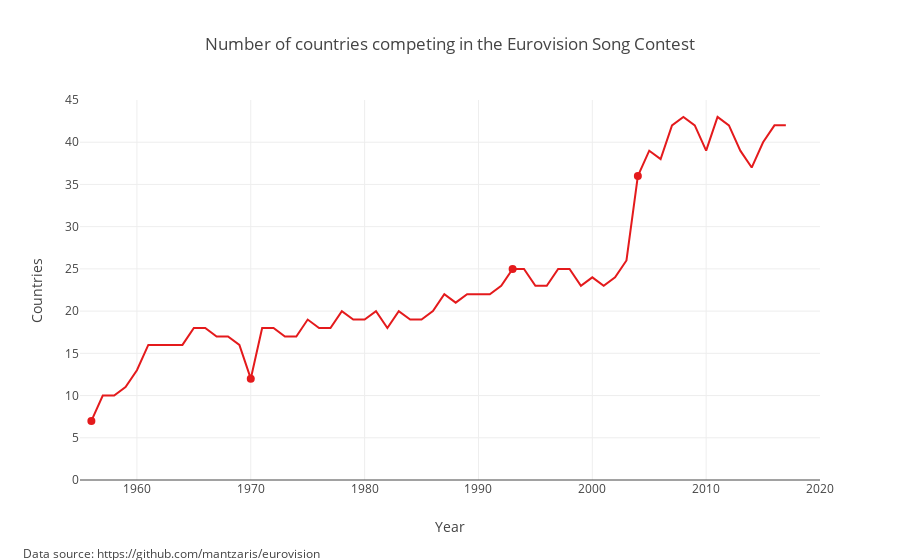

Write notebook code for a chart like this one.
### Markdown cell above
Add annotations

### Code cell
data = [
    go.Scatter(
        x=countries['Year'], 
        y=countries['Countries'], 
        line=dict(color=color),
        hoverinfo='x+y'
    ),
    go.Scatter(
        x=key_years['Year'],
        y=key_years['Countries'],
        mode='markers',
        marker=dict(color=color, size=8),
        hoverinfo='text',
        hovertext=key_years['Text'].tolist())
]
layout = dict(
    title=title,
    xaxis=dict(title='Year', range=[1955, 2020]),
    yaxis=dict(title='Countries', range=[0, 45]),
    showlegend=False,
    annotations=[
        dict(xref='paper', x=-0.08,
             yref='paper', y=-0.22,
             text=data_source,
             showarrow=False)
    ]
)
iplot(dict(data=data, layout=layout))

### Figure 1 — Plotly figure (JSON) as saved in the notebook; plotly's stock layout.template omitted (floating-point values rounded to 4 significant figures)
{"data": [{"hoverinfo": "x+y", "line": {"color": "#e41a1c"}, "type": "scatter", "uid": "73229d94-66f1-4152-ba32-b5851999ec3f", "x": [1956, 1957, 1958, 1959, 1960, 1961, 1962, 1963, 1964, 1965, 1966, 1967, 1968, 1969, 1970, 1971, 1972, 1973, 1974, 1975, 1976, 1977, 1978, 1979, 1980, 1981, 1982, 1983, 1984, 1985, 1986, 1987, 1988, 1989, 1990, 1991, 1992, 1993, 1994, 1995, 1996, 1997, 1998, 1999, 2000, 2001, 2002, 2003, 2004, 2005, 2006, 2007, 2008, 2009, 2010, 2011, 2012, 2013, 2014, 2015, 2016, 2017], "y": [7, 10, 10, 11, 13, 16, 16, 16, 16, 18, 18, 17, 17, 16, 12, 18, 18, 17, 17, 19, 18, 18, 20, 19, 19, 20, 18, 20, 19, 19, 20, 22, 21, 22, 22, 22, 23, 25, 25, 23, 23, 25, 25, 23, 24, 23, 24, 26, 36, 39, 38, 42, 43, 42, 39, 43, 42, 39, 37, 40, 42, 42]}, {"hoverinfo": "text", "hovertext": ["Only seven countries participated in 1956 (each with two songs,which never happened again)", "Four countries did not participate in 1970 as a protest against rules allowing multiple winners in 1969", "Qualifications were introduced in 1993 to limit the number of competing countries to 25", "The introduction of a semi-final in 2004 enabled more countries to take part in the contest"], "marker": {"color": "#e41a1c", "size": 8}, "mode": "markers", "type": "scatter", "uid": "01c996a2-ef2a-420d-88f2-319aec73fb99", "x": [1956, 1970, 1993, 2004], "y": [7, 12, 25, 36]}], "layout": {"annotations": [{"showarrow": false, "text": "Data source: https://github.com/mantzaris/eurovision", "x": -0.08, "xref": "paper", "y": -0.22, "yref": "paper"}], "showlegend": false, "title": "Number of countries competing in the Eurovision Song Contest", "xaxis": {"range": [1955, 2020], "title": "Year"}, "yaxis": {"range": [0, 45], "title": "Countries"}}}
